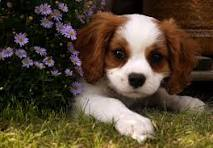
#> input picture Image Classifier/dog.jpg, 213 x 148 px, given in place of the camera
$ python facedetection.py
#> lines starting #> are read from the running program, lines starting #| are printed output that depends on the picture; after the words box and inside, x2 and y2 are one past the last pixel; in counts of white or black regions, pixels touching at a corner belong together
import cv2
import numpy as np
import pandas as pd

# Set up the camera (use 0 for the built-in camera)
cap = cv2.VideoCapture(0)

if not cap.isOpened():
    print("Error: Could not open the camera.")
    exit()

# Set up the detection parameters
min_area = 1000
max_area = 10000

# Initialize the background subtractor
bg_subtractor = cv2.createBackgroundSubtractorMOG2()

# Counter for detections
detection_count = 0

# Main loop
try:
    while True:
        # Read a frame from the camera
        ret, frame = cap.read()
#> frame is the input picture: shape (148, 213, 3); mean B, G, R 50.5, 69, 82.8
        if not ret:
            print("Error: Could not read frame.")
            break

        # Convert the frame to grayscale
        gray = cv2.cvtColor(frame, cv2.COLOR_BGR2GRAY)
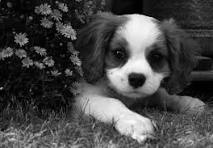
#> gray: shape (148, 213); min 0, max 250, mean 71

        # Apply background subtraction
        fg_mask = bg_subtractor.apply(gray)
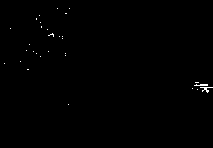
#> fg_mask: shape (148, 213); values 127 (black) and 255 (white), 0.3% white in thin lines or dots, all inside (x1, y1, x2, y2) = (4, 8, 213, 105)

        # Find contours
        contours, _ = cv2.findContours(fg_mask, cv2.RETR_EXTERNAL, cv2.CHAIN_APPROX_SIMPLE)
#> contours = [[[0, 0], [0, 147], [212, 147], [212, 0]]]
        for contour in contours:
            area = cv2.contourArea(contour)
            if min_area < area < max_area:
                # Draw a bounding rectangle around the detected object
                x, y, w, h = cv2.boundingRect(contour)
                cv2.rectangle(frame, (x, y), (x+w, y+h), (0, 255, 0), 2)

                # Increment the detection counter
                detection_count += 1
#> this loop made 1 pass
#> (contour, area) on pass 1: ([[0, 0], [0, 147], [212, 147], [212, 0]], 31164)
#> after the loop, detection_count = 0

        # Display the output
        cv2.imshow('Frame', frame)
        cv2.imshow('Foreground Mask', fg_mask)

        # Exit on key press
        if cv2.waitKey(1) & 0xFF == ord('q'):
#> (key q is pressed here)
            break
finally:
    # Release resources
    cap.release()
    cv2.destroyAllWindows()

    # Output the total detection count
    print(f"Total detections: {detection_count}")
#| Total detections: 0
